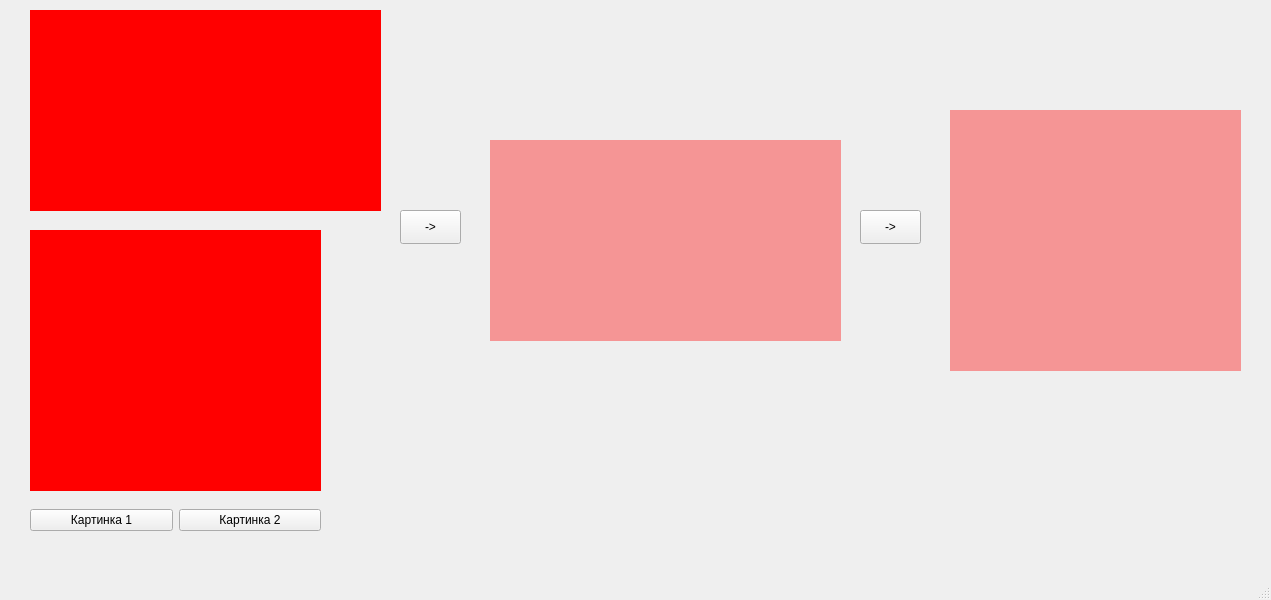
<?xml version="1.0" encoding="UTF-8"?>
<ui version="4.0">
 <class>MainWindow</class>
 <widget class="QMainWindow" name="MainWindow">
  <property name="geometry">
   <rect>
    <x>0</x>
    <y>0</y>
    <width>1271</width>
    <height>600</height>
   </rect>
  </property>
  <property name="windowTitle">
   <string>MainWindow</string>
  </property>
  <widget class="QWidget" name="centralwidget">
   <widget class="QLabel" name="bigImage">
    <property name="geometry">
     <rect>
      <x>30</x>
      <y>10</y>
      <width>351</width>
      <height>201</height>
     </rect>
    </property>
    <property name="styleSheet">
     <string notr="true">background: #ff0000;</string>
    </property>
    <property name="text">
     <string/>
    </property>
   </widget>
   <widget class="QLabel" name="smallImage">
    <property name="geometry">
     <rect>
      <x>30</x>
      <y>230</y>
      <width>291</width>
      <height>261</height>
     </rect>
    </property>
    <property name="styleSheet">
     <string notr="true">background: #ff0000;</string>
    </property>
    <property name="text">
     <string/>
    </property>
   </widget>
   <widget class="QLabel" name="encryptImage">
    <property name="geometry">
     <rect>
      <x>490</x>
      <y>140</y>
      <width>351</width>
      <height>201</height>
     </rect>
    </property>
    <property name="styleSheet">
     <string notr="true">background: #60ff0000;</string>
    </property>
    <property name="text">
     <string/>
    </property>
   </widget>
   <widget class="QLabel" name="decryptImage">
    <property name="geometry">
     <rect>
      <x>950</x>
      <y>110</y>
      <width>291</width>
      <height>261</height>
     </rect>
    </property>
    <property name="styleSheet">
     <string notr="true">background: #60ff0000;</string>
    </property>
    <property name="text">
     <string/>
    </property>
   </widget>
   <widget class="QPushButton" name="pbEncrypt">
    <property name="geometry">
     <rect>
      <x>400</x>
      <y>210</y>
      <width>61</width>
      <height>34</height>
     </rect>
    </property>
    <property name="text">
     <string>-&gt;</string>
    </property>
   </widget>
   <widget class="QPushButton" name="pbDecrypt">
    <property name="geometry">
     <rect>
      <x>860</x>
      <y>210</y>
      <width>61</width>
      <height>34</height>
     </rect>
    </property>
    <property name="text">
     <string>-&gt;</string>
    </property>
   </widget>
   <widget class="QWidget" name="horizontalLayoutWidget">
    <property name="geometry">
     <rect>
      <x>30</x>
      <y>500</y>
      <width>291</width>
      <height>41</height>
     </rect>
    </property>
    <layout class="QHBoxLayout" name="horizontalLayout">
     <item>
      <widget class="QPushButton" name="pbImage1">
       <property name="text">
        <string>Картинка 1</string>
       </property>
      </widget>
     </item>
     <item>
      <widget class="QPushButton" name="pbImage2">
       <property name="text">
        <string>Картинка 2</string>
       </property>
      </widget>
     </item>
    </layout>
   </widget>
  </widget>
  <widget class="QMenuBar" name="menubar">
   <property name="geometry">
    <rect>
     <x>0</x>
     <y>0</y>
     <width>1271</width>
     <height>30</height>
    </rect>
   </property>
  </widget>
  <widget class="QStatusBar" name="statusbar"/>
 </widget>
 <resources/>
 <connections/>
</ui>
